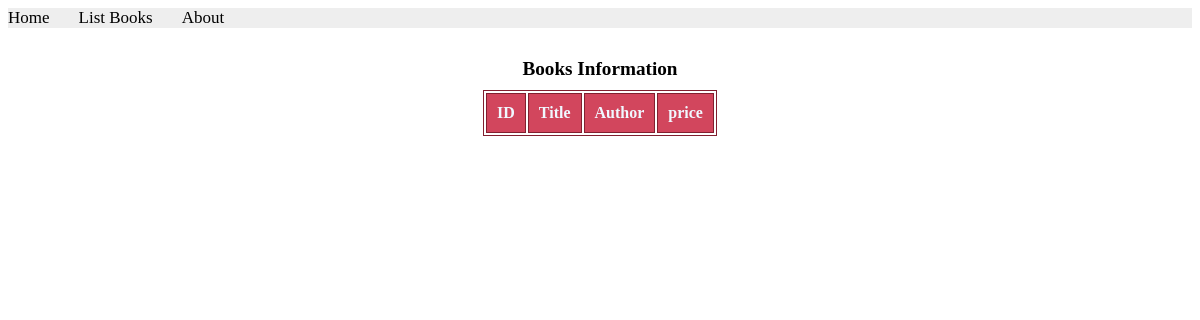
Before: /books/simple/query with the older database file.
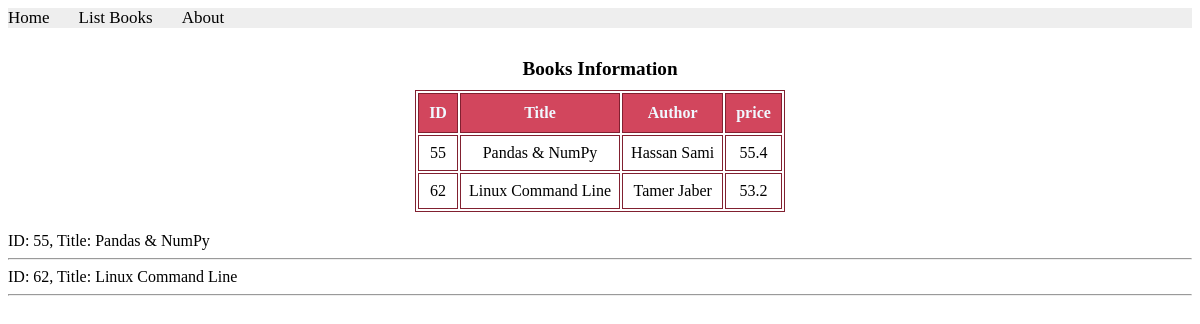
After: the same page with the newer database file.
### apps/bookmodule/models.py (models this page shows)
class Book(models.Model): # database scheme
    title = models.CharField(max_length = 50)
    author = models.CharField(max_length = 50)
    price = models.FloatField(default = 0.0)
    edition = models.SmallIntegerField(default = 1)

### apps/bookmodule/views.py (the view)
# urls.py: path('simple/query', views.simple_query),
def simple_query(request):
    mybooks=Book.objects.filter(title__icontains='and') # <- multiple objects
    return render(request, 'bookmodules/bookList.html', {'books':mybooks})

### apps/templates/bookmodules/bookList.html (shortened to what this page needs)
{% extends "Layouts/base.html" %}
{% load static %}
{% block content %}
<table>
    <caption>Books Information</caption>
    <tr>
         <th>ID</th>
         <th>Title</th>
         <th>Author</th>
         <th>price</th>
    </tr>
{% for book in books %}
    <tr>
        <td>{{book.id}}</td>
        <td>{{book.title}}</td>
        <td>{{book.author}}</td>
        <td>{{book.price}}</td>
    </tr>
{% endfor %}
</table>
{% for obj in books %}
ID: {{obj.id}}, Title: {{obj.title}}
<hr>
{% endfor %}
{% endblock content %}

### apps/templates/layouts/base.html (shortened to what this page needs)
<!DOCTYPE html>
<html>
{% load static %}
<head>
  <link rel="stylesheet" href="https://cdnjs.cloudflare.com/ajax/libs/font-awesome/4.7.0/css/font-awesome.min.css">
  <link rel="stylesheet" href="{% static 'styles.css' %}">
</head>
<body>
    {% include "includes/header.html" %}
    {% block content %} {% endblock content %}
</body>
</html>

### apps/templates/includes/header.html
{% with request.resolver_match.url_name as url_name %}
<div class="topnav">
    <a class="{% if url_name == 'books.index' %}active{% endif %}" href="{% url 'books.index' %}">Home</a>
    <a class="{% if url_name == 'books.list_books' %}active{% endif %}" href="{% url 'books.list_books' %}">List Books</a>
    <a class="{% if url_name == 'books.aboutus' %}active{% endif %}" href="{% url 'books.aboutus' %}">About</a>
</div>
{% endwith %}

### apps/static/styles.css (style rules this page uses)
.topnav { background-color: #eeeeee; width: 100%; }
.topnav a { color: #000000; text-align: center; margin-right: 25px; text-decoration: none; font-size: 17px; }

### apps/templates/bookmodules/bookList.html (style rules this page uses)
table { width: auto; margin: 20px auto; font-size: 1em; font-family: Times New Roman; text-align: center; }
table, th, td { border: 1px solid rgb(129, 32, 48); }
th { background-color: rgb(210, 70, 93); padding: 10px; font-weight: bold; color: aliceblue; }
td { padding: 8px; }
caption { font-size: 1.2em; margin: 10px; text-align: center; font-weight: bold; }

Changed rows visible on the page:
added Book: id "55", title "Pandas & NumPy", author "Hassan Sami", price "55.4"
added Book: id "62", title "Linux Command Line", author "Tamer Jaber", price "53.2"
